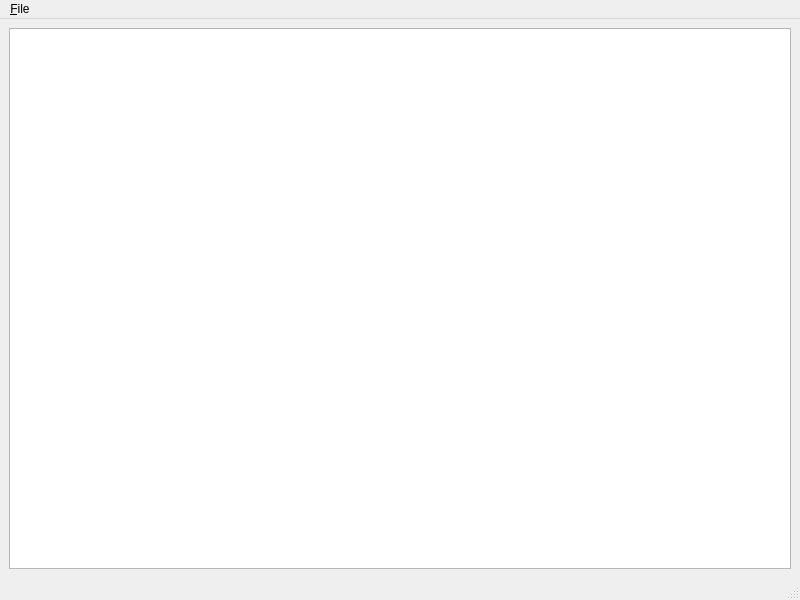
<?xml version="1.0" encoding="UTF-8"?>
<ui version="4.0">
 <class>TextEditor</class>
 <widget class="QMainWindow" name="TextEditor">
  <property name="geometry">
   <rect>
    <x>0</x>
    <y>0</y>
    <width>800</width>
    <height>600</height>
   </rect>
  </property>
  <property name="windowTitle">
   <string>Text Editor</string>
  </property>
  <widget class="QWidget" name="centralwidget">
   <layout class="QVBoxLayout" name="verticalLayout_2">
    <item>
     <layout class="QVBoxLayout" name="verticalLayout">
      <item>
       <widget class="QTextEdit" name="textEdit"/>
      </item>
     </layout>
    </item>
   </layout>
  </widget>
  <widget class="QMenuBar" name="menubar">
   <property name="geometry">
    <rect>
     <x>0</x>
     <y>0</y>
     <width>800</width>
     <height>20</height>
    </rect>
   </property>
   <widget class="QMenu" name="menu_File">
    <property name="title">
     <string>&amp;File</string>
    </property>
    <addaction name="action_Open"/>
    <addaction name="action_Save"/>
    <addaction name="action_Save_as"/>
    <addaction name="actionReload"/>
   </widget>
   <addaction name="menu_File"/>
  </widget>
  <widget class="QStatusBar" name="statusbar"/>
  <action name="action_Open">
   <property name="icon">
    <iconset resource="textedit.qrc">
     <normaloff>:/images/win/fileopen.png</normaloff>:/images/win/fileopen.png</iconset>
   </property>
   <property name="text">
    <string>&amp;Open</string>
   </property>
   <property name="shortcut">
    <string>Ctrl+O</string>
   </property>
  </action>
  <action name="action_Save">
   <property name="icon">
    <iconset resource="textedit.qrc">
     <normaloff>:/images/win/filesave.png</normaloff>:/images/win/filesave.png</iconset>
   </property>
   <property name="text">
    <string>&amp;Save</string>
   </property>
   <property name="shortcut">
    <string>Ctrl+S</string>
   </property>
  </action>
  <action name="action_Save_as">
   <property name="icon">
    <iconset resource="textedit.qrc">
     <normaloff>:/images/win/filesave.png</normaloff>:/images/win/filesave.png</iconset>
   </property>
   <property name="text">
    <string>&amp;Save as</string>
   </property>
   <property name="shortcut">
    <string>Ctrl+Shift+S</string>
   </property>
  </action>
  <action name="actionReload">
   <property name="text">
    <string>Reload</string>
   </property>
   <property name="shortcut">
    <string>Ctrl+R</string>
   </property>
  </action>
 </widget>
 <resources>
  <include location="textedit.qrc"/>
 </resources>
 <connections>
  <connection>
   <sender>action_Save</sender>
   <signal>activated()</signal>
   <receiver>TextEditor</receiver>
   <slot>fileSave()</slot>
   <hints>
    <hint type="sourcelabel">
     <x>-1</x>
     <y>-1</y>
    </hint>
    <hint type="destinationlabel">
     <x>123</x>
     <y>28</y>
    </hint>
   </hints>
  </connection>
  <connection>
   <sender>action_Open</sender>
   <signal>activated()</signal>
   <receiver>TextEditor</receiver>
   <slot>fileOpen()</slot>
   <hints>
    <hint type="sourcelabel">
     <x>-1</x>
     <y>-1</y>
    </hint>
    <hint type="destinationlabel">
     <x>139</x>
     <y>26</y>
    </hint>
   </hints>
  </connection>
  <connection>
   <sender>actionReload</sender>
   <signal>activated()</signal>
   <receiver>TextEditor</receiver>
   <slot>reload()</slot>
   <hints>
    <hint type="sourcelabel">
     <x>-1</x>
     <y>-1</y>
    </hint>
    <hint type="destinationlabel">
     <x>399</x>
     <y>299</y>
    </hint>
   </hints>
  </connection>
 </connections>
 <slots>
  <slot>fileSave()</slot>
  <slot>fileOpen()</slot>
  <slot>reload()</slot>
 </slots>
</ui>
